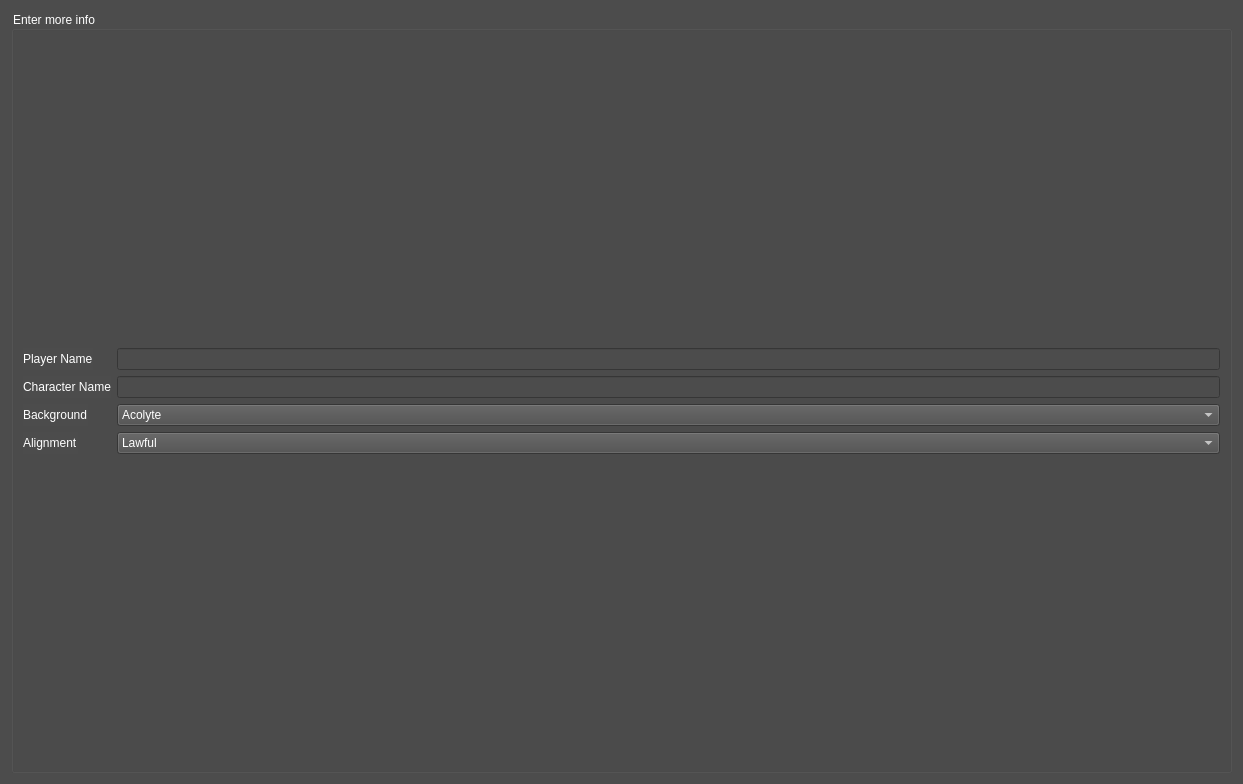
<?xml version="1.0" encoding="UTF-8"?>
<ui version="4.0">
 <class>extrasPage</class>
 <widget class="QWidget" name="extrasPage">
  <property name="geometry">
   <rect>
    <x>0</x>
    <y>0</y>
    <width>1243</width>
    <height>784</height>
   </rect>
  </property>
  <property name="windowTitle">
   <string>Form</string>
  </property>
  <property name="styleSheet">
   <string notr="true">color: rgb(255, 255, 255);
border-color: rgb(170, 0, 0);
font: 12pt &quot;Verdana&quot;;
background-color: rgb(76, 76, 76);
</string>
  </property>
  <layout class="QGridLayout" name="gridLayout">
   <item row="0" column="0">
    <widget class="QGroupBox" name="groupBox">
     <property name="title">
      <string>Enter more info</string>
     </property>
     <layout class="QFormLayout" name="formLayout">
      <item row="1" column="0">
       <widget class="QLabel" name="label_2">
        <property name="text">
         <string>Player Name</string>
        </property>
       </widget>
      </item>
      <item row="1" column="1">
       <widget class="QLineEdit" name="playerNameBox"/>
      </item>
      <item row="2" column="0">
       <widget class="QLabel" name="label">
        <property name="text">
         <string>Character Name</string>
        </property>
       </widget>
      </item>
      <item row="2" column="1">
       <widget class="QLineEdit" name="characterNameBox"/>
      </item>
      <item row="3" column="0">
       <widget class="QLabel" name="label_3">
        <property name="text">
         <string>Background</string>
        </property>
       </widget>
      </item>
      <item row="3" column="1">
       <widget class="QComboBox" name="backgroundBox">
        <property name="currentText">
         <string>Acolyte</string>
        </property>
        <item>
         <property name="text">
          <string>Acolyte</string>
         </property>
        </item>
        <item>
         <property name="text">
          <string>Charlatan</string>
         </property>
        </item>
        <item>
         <property name="text">
          <string>Spy</string>
         </property>
        </item>
        <item>
         <property name="text">
          <string>Entertainer</string>
         </property>
        </item>
        <item>
         <property name="text">
          <string>Folk Hero</string>
         </property>
        </item>
        <item>
         <property name="text">
          <string>Hermit</string>
         </property>
        </item>
        <item>
         <property name="text">
          <string>Gladiator</string>
         </property>
        </item>
        <item>
         <property name="text">
          <string>Knight</string>
         </property>
        </item>
        <item>
         <property name="text">
          <string>Noble</string>
         </property>
        </item>
        <item>
         <property name="text">
          <string>Outlander</string>
         </property>
        </item>
        <item>
         <property name="text">
          <string>Pirate</string>
         </property>
        </item>
        <item>
         <property name="text">
          <string>Guild Member</string>
         </property>
        </item>
        <item>
         <property name="text">
          <string>Sage</string>
         </property>
        </item>
        <item>
         <property name="text">
          <string>Sailor</string>
         </property>
        </item>
        <item>
         <property name="text">
          <string>Soldier</string>
         </property>
        </item>
        <item>
         <property name="text">
          <string>Urchin</string>
         </property>
        </item>
       </widget>
      </item>
      <item row="4" column="0">
       <widget class="QLabel" name="label_4">
        <property name="text">
         <string>Alignment</string>
        </property>
       </widget>
      </item>
      <item row="4" column="1">
       <widget class="QComboBox" name="alignmentBox">
        <item>
         <property name="text">
          <string>Lawful</string>
         </property>
        </item>
        <item>
         <property name="text">
          <string>Chaotic</string>
         </property>
        </item>
        <item>
         <property name="text">
          <string>Evil</string>
         </property>
        </item>
        <item>
         <property name="text">
          <string>Neutral</string>
         </property>
        </item>
       </widget>
      </item>
      <item row="0" column="0">
       <spacer name="verticalSpacer">
        <property name="orientation">
         <enum>Qt::Vertical</enum>
        </property>
        <property name="sizeHint" stdset="0">
         <size>
          <width>20</width>
          <height>40</height>
         </size>
        </property>
       </spacer>
      </item>
      <item row="5" column="1">
       <spacer name="verticalSpacer_2">
        <property name="orientation">
         <enum>Qt::Vertical</enum>
        </property>
        <property name="sizeHint" stdset="0">
         <size>
          <width>20</width>
          <height>40</height>
         </size>
        </property>
       </spacer>
      </item>
     </layout>
    </widget>
   </item>
  </layout>
 </widget>
 <resources/>
 <connections/>
</ui>
